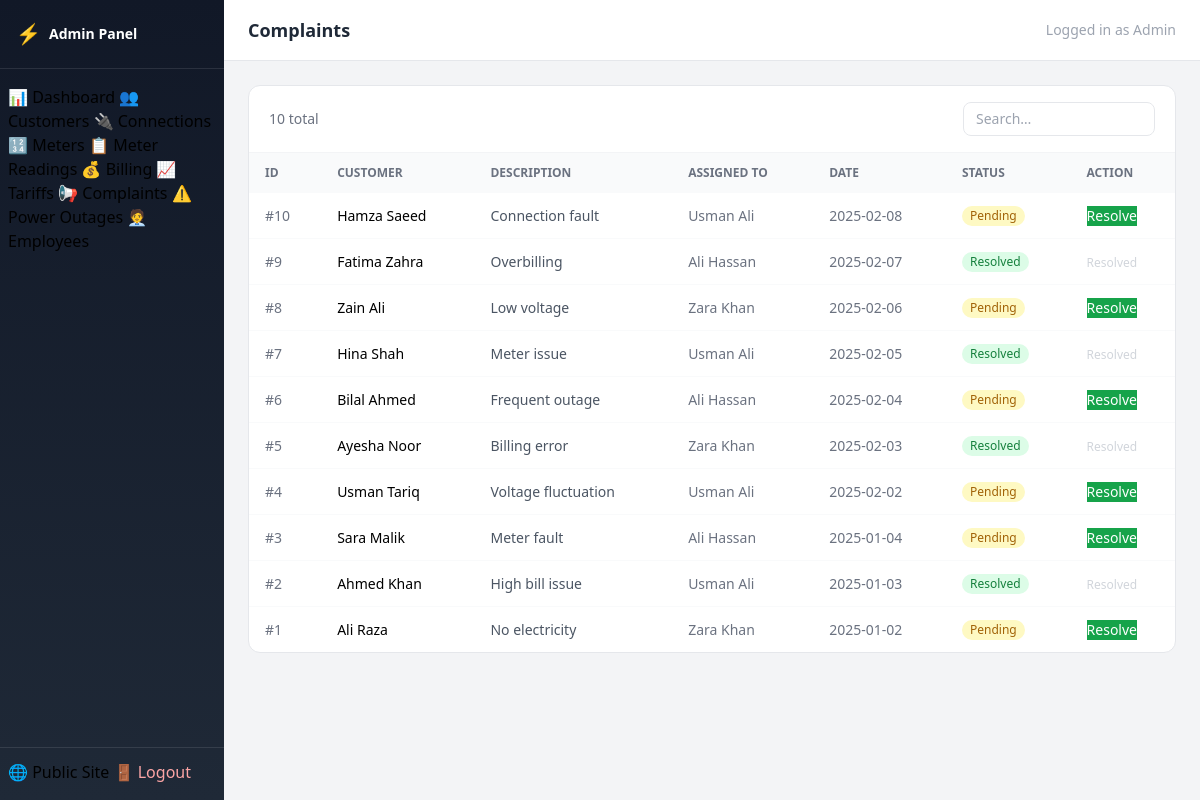
The page /admin/complaints (signed in) on the database its author committed.
### tables this page shows
CREATE TABLE Complaint (
            Complaint_Id INTEGER PRIMARY KEY AUTOINCREMENT,
            Cust_Id INTEGER NOT NULL,
            Employee_Id INTEGER,
            Description TEXT NOT NULL,
            Status TEXT DEFAULT 'Pending' CHECK(Status IN ('Pending','Resolved')),
            Date_Logged TEXT NOT NULL,
            FOREIGN KEY (Cust_Id) REFERENCES Customer(Cust_Id) ON DELETE CASCADE,
            FOREIGN KEY (Employee_Id) REFERENCES Employee(Employee_Id)
        );

CREATE TABLE Customer (
            Cust_Id INTEGER PRIMARY KEY AUTOINCREMENT,
            Cust_Name TEXT NOT NULL,
            CNIC TEXT UNIQUE NOT NULL
        );

CREATE TABLE Employee (
            Employee_Id INTEGER PRIMARY KEY AUTOINCREMENT,
            Name TEXT NOT NULL,
            Role TEXT NOT NULL,
            Department TEXT NOT NULL
        );

### app.py (the view)
@app.route("/admin/complaints")
@login_required
def admin_complaints():
    db = get_db()
    rows = db.execute("""
        SELECT c.Complaint_Id, cu.Cust_Name, e.Name AS Employee, c.Description,
               c.Status, c.Date_Logged
        FROM Complaint c
        JOIN Customer cu ON c.Cust_Id = cu.Cust_Id
        LEFT JOIN Employee e ON c.Employee_Id = e.Employee_Id
        ORDER BY c.Date_Logged DESC
    """).fetchall()
    db.close()
    return render_template("admin_complaints.html", rows=rows)

### app.py (called while the page is built)
def login_required(f):
    @functools.wraps(f)
    def decorated(*args, **kwargs):
        if not session.get("admin"):
            return redirect(url_for("admin_login"))
        return f(*args, **kwargs)
    return decorated

### database.py (called while the page is built)
def get_db():
    conn = sqlite3.connect(DB_PATH)
    conn.row_factory = sqlite3.Row
    conn.execute("PRAGMA foreign_keys = ON")
    return conn

### templates/admin_complaints.html (shortened to what this page needs)
{% extends "admin_base.html" %}
{% block page_title %}Complaints{% endblock %}
{% block content %}
<div class="bg-white rounded-xl border border-gray-200 overflow-hidden">
  <div class="px-5 py-4 border-b border-gray-100 flex items-center justify-between">
    <span class="text-sm text-gray-500">{{ rows|length }} total</span>
    <input type="text" placeholder="Search…" oninput="filterTable(this.value)"
           class="border border-gray-200 rounded-lg px-3 py-1.5 text-sm w-48 focus:outline-none focus:ring-2 focus:ring-primary/30">
  </div>
  <div class="overflow-x-auto">
    <table class="w-full text-sm" id="data-table">
      <thead class="bg-gray-50 text-gray-500 text-xs uppercase">
        <tr>
          <th class="px-4 py-3 text-left">ID</th>
          <th class="px-4 py-3 text-left">Customer</th>
          <th class="px-4 py-3 text-left">Description</th>
          <th class="px-4 py-3 text-left">Assigned To</th>
          <th class="px-4 py-3 text-left">Date</th>
          <th class="px-4 py-3 text-left">Status</th>
          <th class="px-4 py-3 text-left">Action</th>
        </tr>
      </thead>
      <tbody class="divide-y divide-gray-50">
        {% for c in rows %}
        <tr class="hover:bg-gray-50">
          <td class="px-4 py-3 text-gray-500">#{{ c.Complaint_Id }}</td>
          <td class="px-4 py-3 font-medium">{{ c.Cust_Name }}</td>
          <td class="px-4 py-3 text-gray-600 max-w-xs">{{ c.Description }}</td>
          <td class="px-4 py-3 text-gray-500">{{ c.Employee or '—' }}</td>
          <td class="px-4 py-3 text-gray-500">{{ c.Date_Logged }}</td>
          <td class="px-4 py-3">
            <span class="inline-flex items-center px-2 py-0.5 rounded-full text-xs font-medium {% if c.Status == 'Resolved' %}bg-green-100 text-green-700{% else %}bg-yellow-100 text-yellow-700{% endif %}">
              {{ c.Status }}
            </span>
          </td>
          <td class="px-4 py-3">
            {% if c.Status == 'Pending' %}
            <button onclick="document.getElementById('modal-{{ c.Complaint_Id }}').classList.remove('hidden')"
                    class="btn-sm bg-green-600 text-white hover:bg-green-700">Resolve</button>
            {% else %}
            <span class="text-gray-300 text-xs">Resolved</span>
            {% endif %}
          </td>
        </tr>
        {% endfor %}
      </tbody>
    </table>
  </div>
</div>
{% endblock %}

### templates/admin_base.html (style rules this page uses)
.btn-sm { @apply px-3 py-1.5 rounded-md text-xs font-medium transition-colors; }

### rows shown on the page
Complaint: Complaint_Id "10", Cust_Name "Hamza Saeed", Description "Connection fault", Name "Usman Ali", Date_Logged "2025-02-08", Status "Pending"
Complaint: Complaint_Id "9", Cust_Name "Fatima Zahra", Description "Overbilling", Name "Ali Hassan", Date_Logged "2025-02-07", Status "Resolved"
Complaint: Complaint_Id "8", Cust_Name "Zain Ali", Description "Low voltage", Name "Zara Khan", Date_Logged "2025-02-06", Status "Pending"
Complaint: Complaint_Id "7", Cust_Name "Hina Shah", Description "Meter issue", Name "Usman Ali", Date_Logged "2025-02-05", Status "Resolved"
Complaint: Complaint_Id "6", Cust_Name "Bilal Ahmed", Description "Frequent outage", Name "Ali Hassan", Date_Logged "2025-02-04", Status "Pending"
Complaint: Complaint_Id "5", Cust_Name "Ayesha Noor", Description "Billing error", Name "Zara Khan", Date_Logged "2025-02-03", Status "Resolved"
Complaint: Complaint_Id "4", Cust_Name "Usman Tariq", Description "Voltage fluctuation", Name "Usman Ali", Date_Logged "2025-02-02", Status "Pending"
Complaint: Complaint_Id "3", Cust_Name "Sara Malik", Description "Meter fault", Name "Ali Hassan", Date_Logged "2025-01-04", Status "Pending"
Complaint: Complaint_Id "2", Cust_Name "Ahmed Khan", Description "High bill issue", Name "Usman Ali", Date_Logged "2025-01-03", Status "Resolved"
Complaint: Complaint_Id "1", Cust_Name "Ali Raza", Description "No electricity", Name "Zara Khan", Date_Logged "2025-01-02", Status "Pending"

### other values the page prints
{{ rows|length }} "10"
